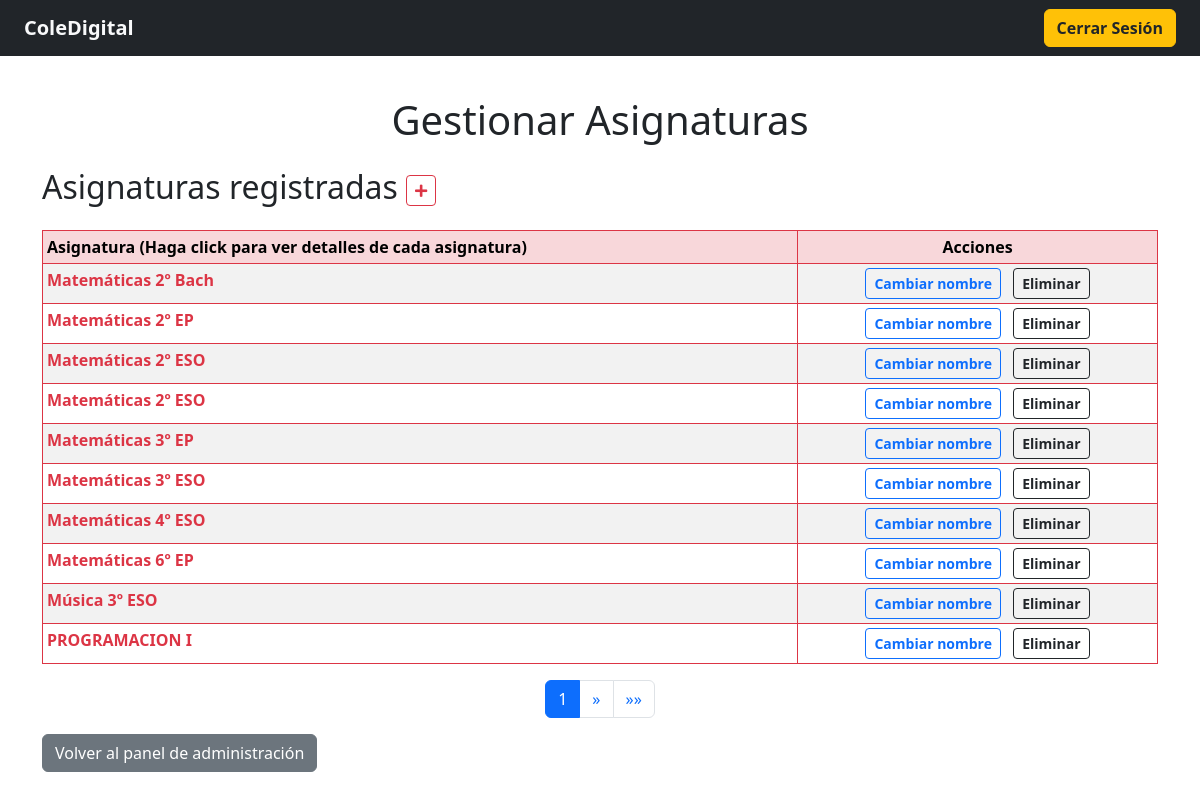
/gestionar_asignaturas/ (signed in), run on the app's committed database.
### LMS/models.py (models this page shows, shortened)
class Asignatura(models.Model):
    nombre = models.CharField(max_length=200, null=True)
    estudiantes = models.ManyToManyField(Estudiante, blank=True)
    profesores = models.ManyToManyField(Profesor, blank=True)

### LMS/decorators.py (the view)
    def wrapper_func(request, *args, **kwargs):
        grupo = None
        if request.user.groups.exists():
            grupo = request.user.groups.all()[0].name
        if grupo != 'admin':
            return redirect('home')
        if grupo == 'admin':
            return view_func(request, *args, **kwargs)

### LMS/templatetags/paginator_tags.py (called while the page is built)
@register.filter
def add(value, arg):
    return value + arg

### LMS/views.py (called while the page is built, shortened)
@login_required(login_url='login')
@admin
def gestionar_asignaturas(request):
    form_cambio_nombre = CambiarNombreAsignaturaForm()
    asignaturas = Asignatura.objects.all().order_by('nombre')
    paginator = Paginator(asignaturas, 10)
    pagina = request.GET.get('page')
    page_obj = paginator.get_page(pagina)
    context = {'page_obj': page_obj, 'form_cambio_nombre':form_cambio_nombre}
    return render(request, 'gestionar_asignaturas.html',context)

### templates/gestionar_asignaturas.html (shortened to what this page needs)
{% extends 'base.html' %}
{% load static %}
{% load paginator_tags %}
{% block style %}
<link rel="stylesheet" href="{% static 'css/gestionar_asignaturas.css' %}">
{% endblock %}
{% block content %}
<div class="container mt-4">
    <h1 class="text-center mb-4">Gestionar Asignaturas</h1>
    <div class="d-flex align-items-center mb-3">
        <h2>Asignaturas registradas<a href="{% url 'crear_asignatura' %}" class="btn btn-outline-danger btn-sm ms-2"><i class="fas fa-plus"></i></a></h2>
    </div>
    <table class="table table-sm table-striped table-bordered border-danger">
        <thead class="table-danger table-bordered border-danger">
            <tr>
                <th scope="col">Asignatura (Haga click para ver detalles de cada asignatura)</th>
                <th scope="col" class="text-center">Acciones</th>
            </tr>
        </thead>
        <tbody>
            {% for asignatura in page_obj %}
                <tr>
                    <td scope="row" class="hover-cell" style="transform: rotate(0);"><a class="link-underline link-underline-opacity-0 stretched-link text-danger fw-bold" href="{% url "detalles_asignatura" asignatura.id %}">{{ asignatura.nombre }}</a></td>
                    <td class="text-center">
                        <button type="button" class="btn btn-outline-primary btn-sm fw-bold cambiar-nombre-btn" data-bs-toggle="modal" data-bs-target="#modal-cambiar-nombre" data-bs-nombre="{{ asignatura.nombre }}" data-bs-id="{{ asignatura.id }}">Cambiar nombre</button>
                        <button type="button" class="btn btn-outline-dark btn-sm ms-2 fw-bold eliminar-asignatura-btn" data-bs-toggle="modal" data-bs-target="#modal-eliminar-asignatura" data-bs-nombre="{{ asignatura.nombre }}" data-bs-id="{{ asignatura.id }}">Eliminar</button>
                    </td>
                </tr>
            {% endfor %}
        </tbody>
    </table>
    <div class="d-flex justify-content-center">
        <nav aria-label="Page navigation">
            <ul class="pagination">
                {% for num in page_obj.paginator.page_range %}
                    {% if page_obj.number == num %}
                        <li class="page-item active"><span class="page-link">{{ num }}</span></li>
                    {% elif num > page_obj.number|add:'-3' and num < page_obj.number|add:'3' %}
                        <li class="page-item"><a class="page-link" href="?page={{ num }}">{{ num }}</a></li>
                    {% endif %}
                {% endfor %}
                {% if page_obj.has_next %}
                    <li class="page-item">
                        <a class="page-link" href="?page={{ page_obj.next_page_number }}" aria-label="Next">
                            <span aria-hidden="true">&raquo;</span>
                        </a>
                    </li>
                    <li class="page-item">
                        <a class="page-link" href="?page={{ page_obj.paginator.num_pages }}" aria-label="Last">
                            <span aria-hidden="true">&raquo;&raquo;</span>
                        </a>
                    </li>
                {% endif %}
            </ul>
        </nav>
    </div>
    <div>
        <a href="{% url 'panel_administracion' %}" class="btn btn-secondary">Volver al panel de administración</a>
    </div>
</div>
{% endblock %}

### data on the page
Asignatura: nombre "Matemáticas 2º Bach"
Asignatura: nombre "Matemáticas 2º EP"
Asignatura: nombre "Matemáticas 2º ESO"
Asignatura: nombre "Matemáticas 2º ESO"
Asignatura: nombre "Matemáticas 3º EP"
Asignatura: nombre "Matemáticas 3º ESO"
Asignatura: nombre "Matemáticas 4º ESO"
Asignatura: nombre "Matemáticas 6º EP"
Asignatura: nombre "Música 3º ESO"
Asignatura: nombre "PROGRAMACION I"

### other printed values
{{ num }} "1"
